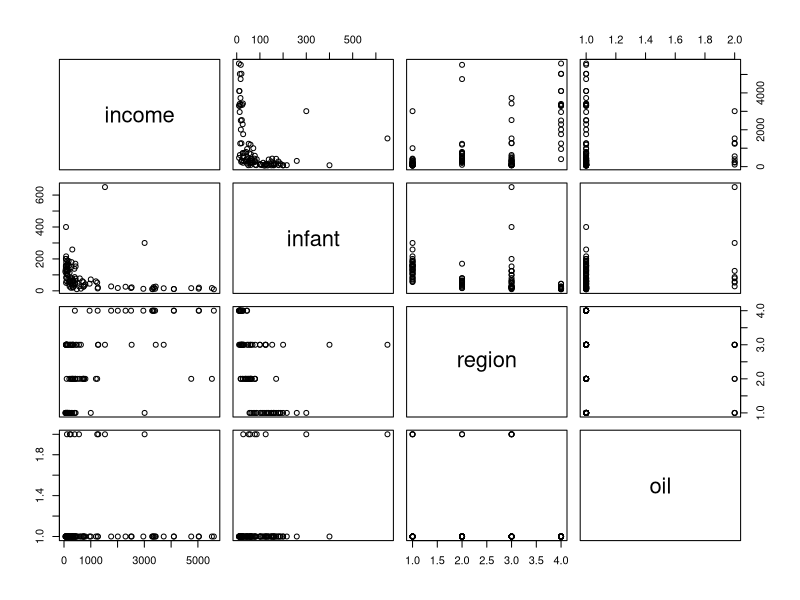
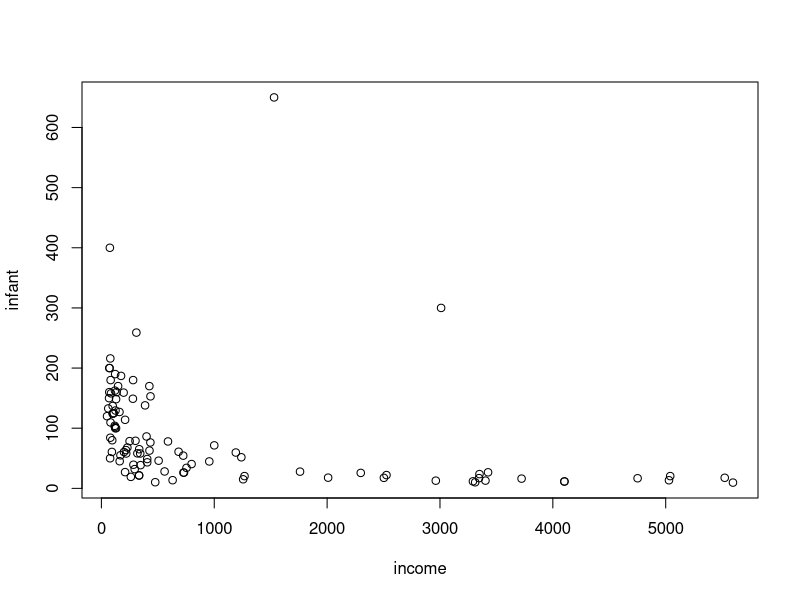
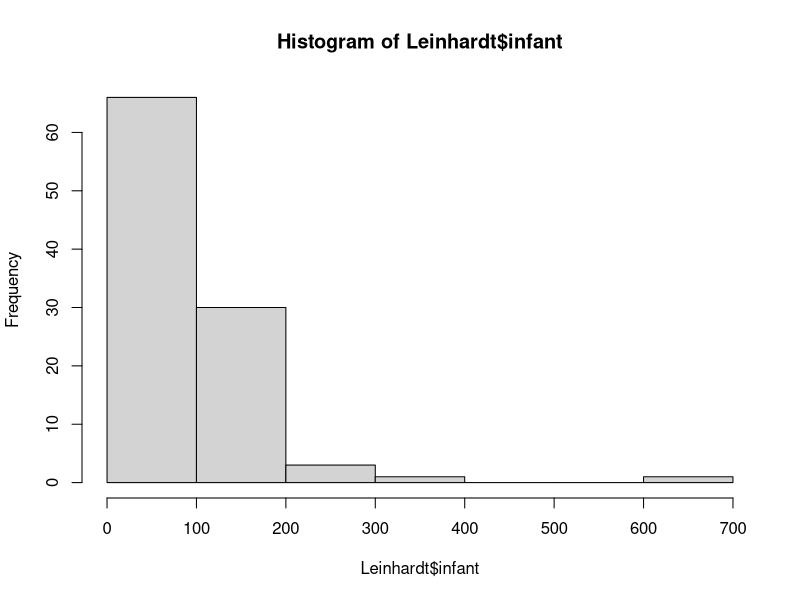
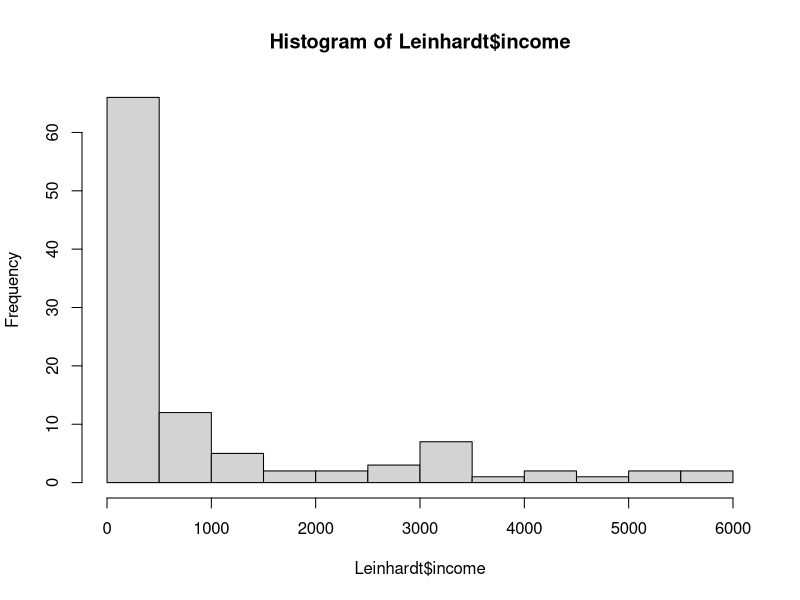
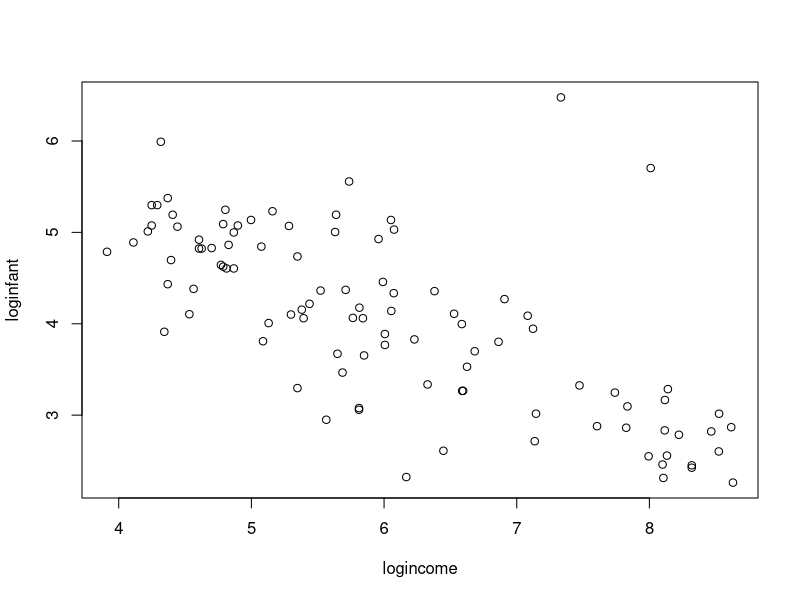

Write R code to recreate these figures, in order.
library("car")
data("Leinhardt")
?Leinhardt
head(Leinhardt)

str(Leinhardt)

pairs(Leinhardt)

plot(infant ~ income, data=Leinhardt)

hist(Leinhardt$infant)

hist(Leinhardt$income)

Leinhardt$loginfant = log(Leinhardt$infant)
Leinhardt$logincome = log(Leinhardt$income)

plot(loginfant ~ logincome, data=Leinhardt)

lmod = lm(loginfant ~ logincome, data=Leinhardt)
summary(lmod)


